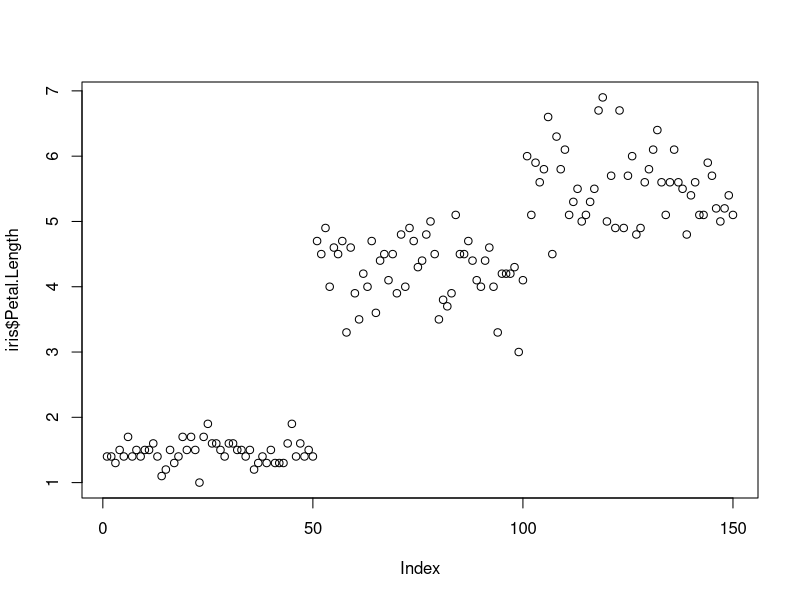
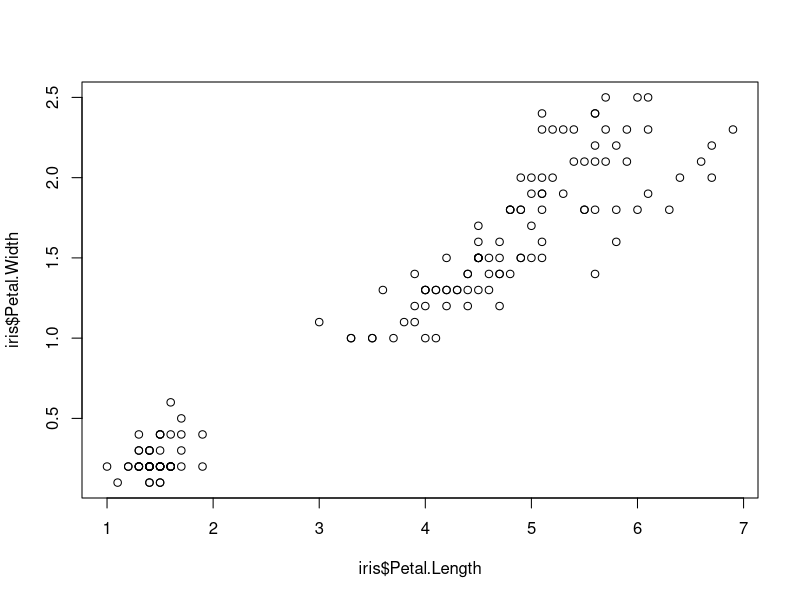
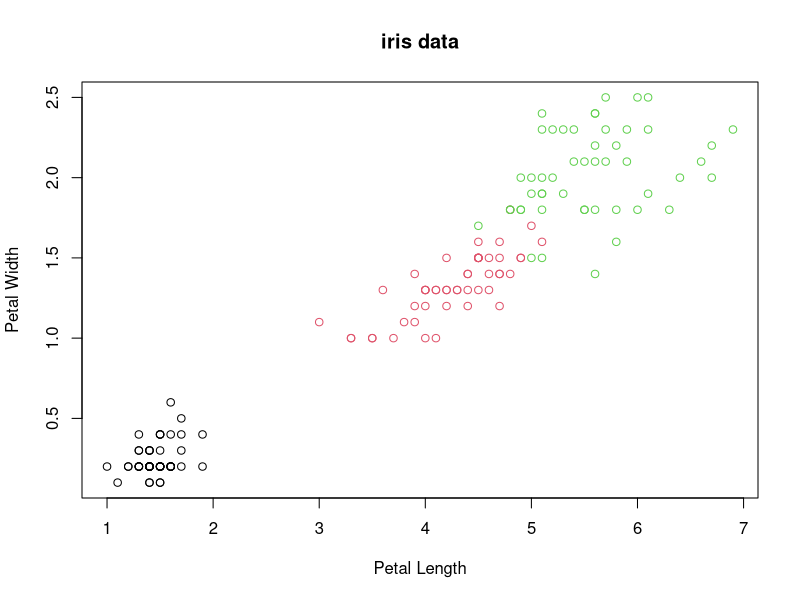
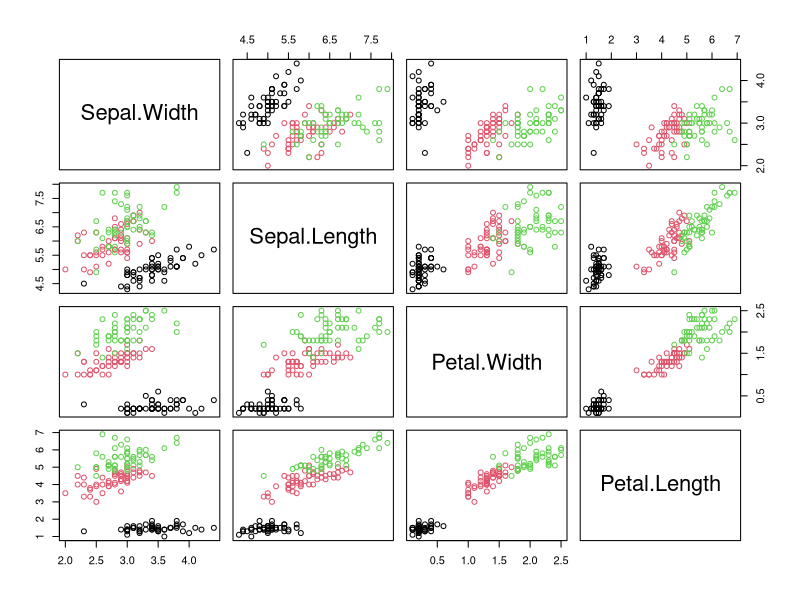
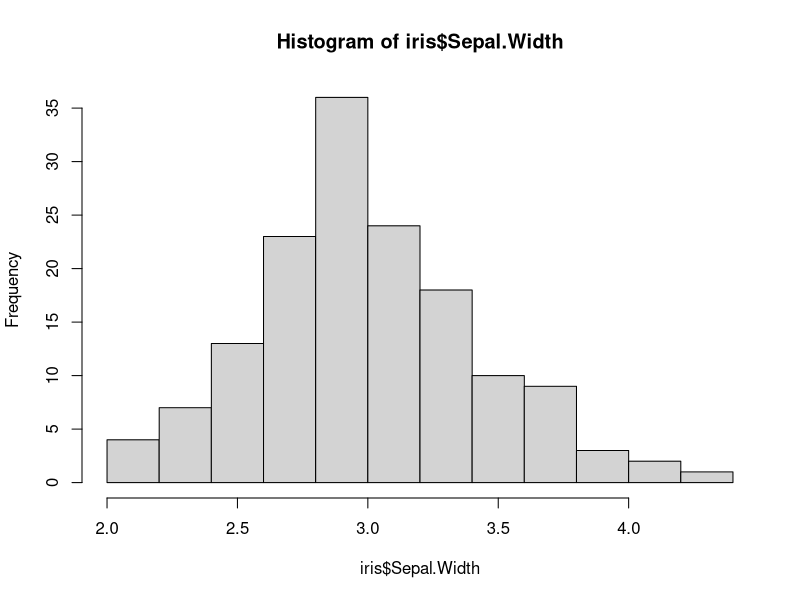
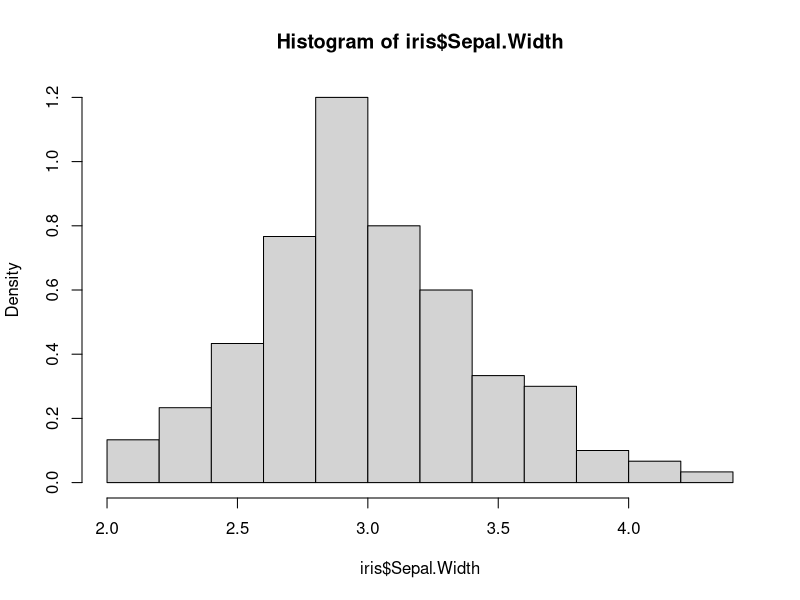
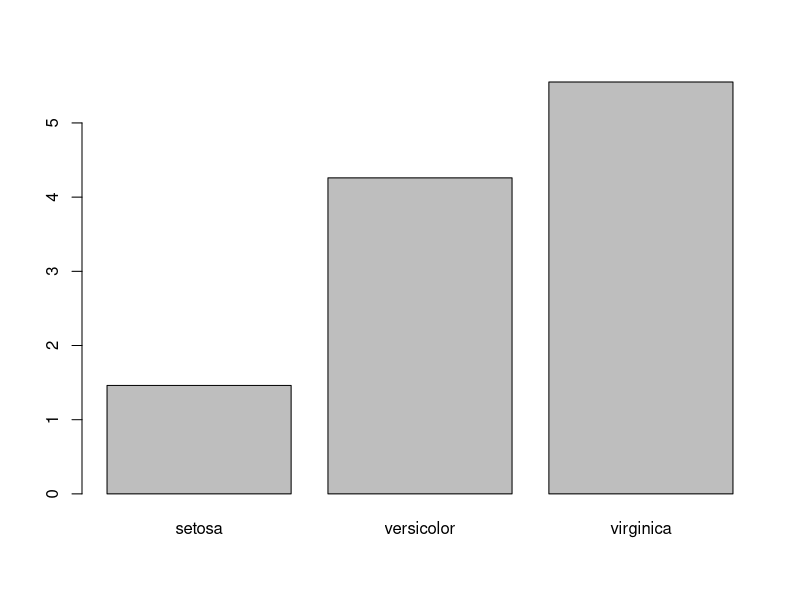
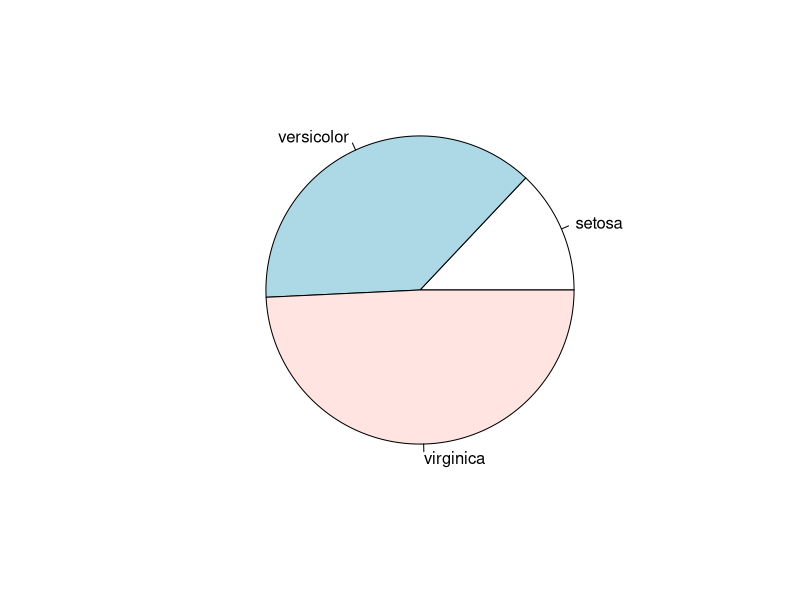

These figures' R source, in order:
#통계값 출력 함수

x <- c(1,2,3,4,5)/4
x

round(x,0)  #소수점 첫째자리에서 반올림
floor(x)    #소수점 이하를 없앤다(=가우스 숫자)
ceiling(x)  #소수점 이하를 올린다
mean(x)     #평균
median(x)   #중간값
max(x)      #최대값
min(x)      #최소값
trunc(x)    #소수점 둘째 자리에서 반올림
range(x)    #최소값과 최대값 표시
sd(x)       #표준편차( = sqrt(분산))
var(x)      #분산( = 표준편차 ^ 2)

sqrt(var(x))


#그림 / 그래프 그리기

plot(iris$Petal.Length)

plot(iris$Petal.Length, iris$Petal.Width) #plot(x축 데이터셋, y축 데이터셋)

plot(iris$Petal.Length, iris$Petal.Width, main = 'iris data',
 xlab = 'Petal Length', ylab = 'Petal Width', col = iris$Species)       
#plot(x축 데이터셋, y축 데이터셋, xlab = x축 이름, ylab = y축 이름, col = 색을 칠할 기준)

#pairs() : 행렬 산점도 그리기
 pairs(~ Sepal.Width + Sepal.Length + Petal.Width + Petal.Length, data = iris, col = iris$Species)   

#hist() : 히스토그램 그리기. 데이터가 모여있는 정도, 즉 분포를 확인하기 좋다
 hist(iris$Sepal.Width)                 
 hist(iris$Sepal.Width, freq = FALSE)   #freq=FALSE : 확률 밀도로 확인하고자 할때 추가한다

#막대그래프에 이름 붙이기. 집단 간의 차이를 확인하는 데 용이하다.
x <- aggregate(Petal.Length ~ Species, iris, mean)   #aggregate 함수를 사용해 품종별 꽃잎 길이의 평균을 구한다
barplot(x$Petal.Length, names=  x$Species)           #막대 그래프 이름으로 품종을 지정한다

aggregate(iris$Petal.Length~iris$Petal.Width,iris,mean)

#파이 차트 그리기. 데이터 비율을 표현하는 데 용이하다
x <- aggregate(Petal.Length ~ Species, iris, sum)
pie(x$Petal.Length, labels = x$Species)

# 선 그래프 그리기. 시간에 따른 데이터 추이를 확인하는 데 용이하다.
x <- tapply(iris$Petal.Length, iris$Petal.Width, mean)  #iris$Petal.Width를 그룹으로 iris$Petal.Length 평균을 구한다
x


head(swiss)
plot(swiss$Examination)

x <- aggregate(Catholic~Infant.Mortality, swiss, mean)
barplot(x$Catholic, names= x$Infant.Mortality, xlab = 'Catholic', ylab = 'Infant.Mortality')







